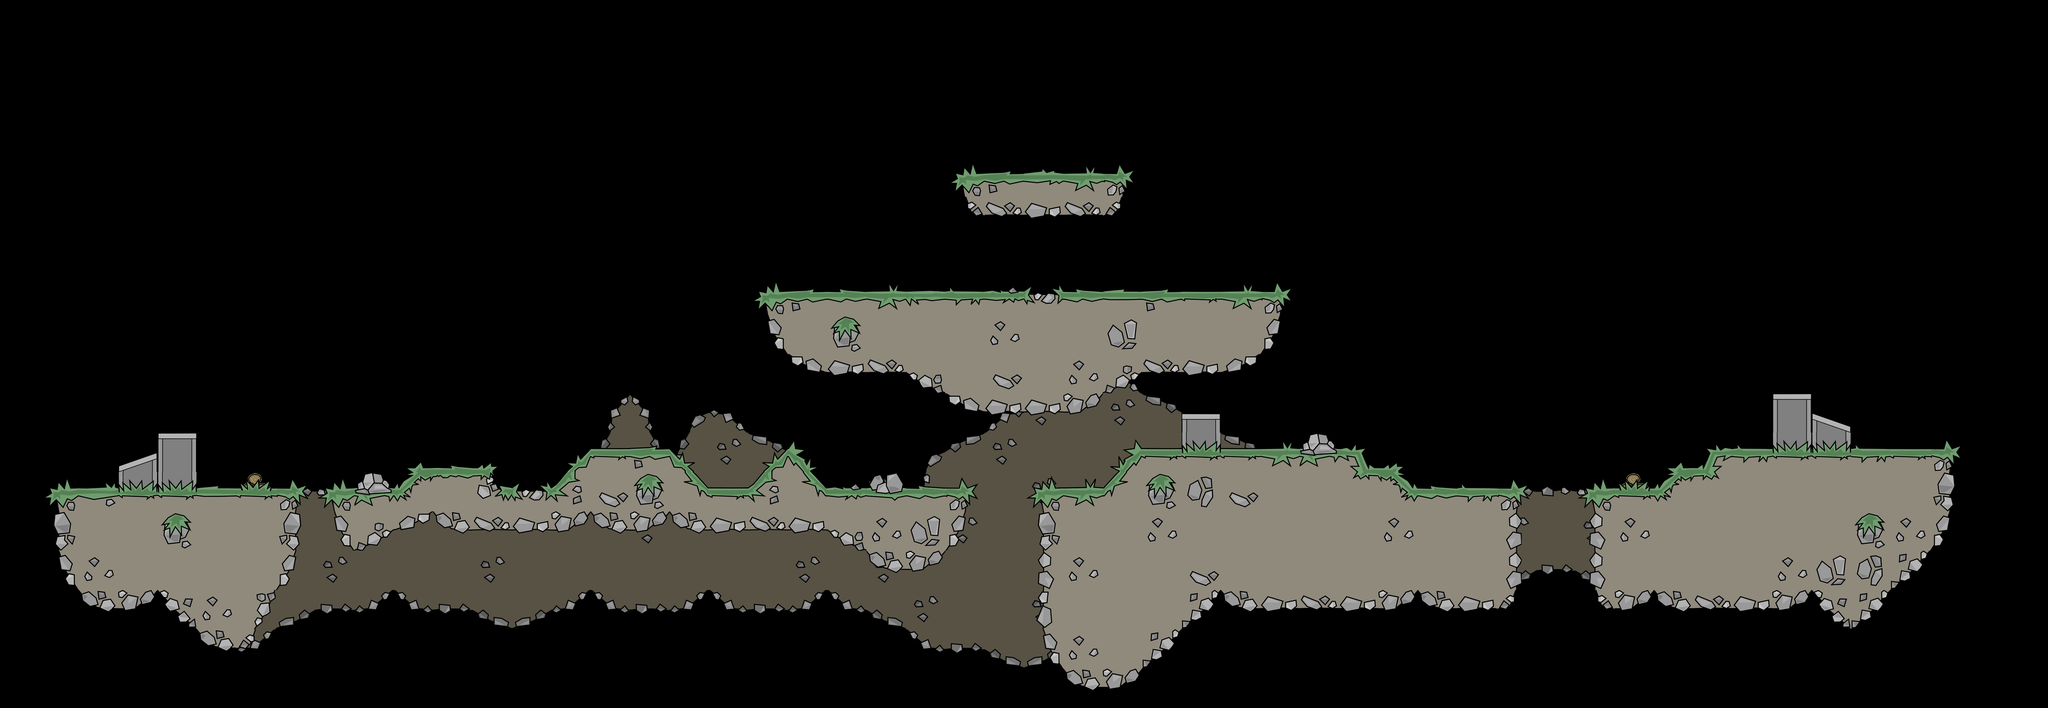

This game map was drawn from its Tiled (.tmx) file and the tilesets committed beside it. A one-line description and the trimmed map source follow:
An orthogonal 52x18 tile map with 128x128 px tiles, 2 tile layers (tilebg, tile) and 39 objects (2x wp_p_34, 2x sp_p_05, 2x wp_p_31, wp_p_00, wp_p_02, ...).

<map version="1.0" tiledversion="1.1.5" orientation="orthogonal" renderorder="right-down" width="52" height="18" tilewidth="128" tileheight="128" infinite="0" nextobjectid="39">
 <tileset firstgid="1" source="t64_new.tsx" />
 <layer name="tilebg" width="52" height="18">
<data>[936 cells, 109 non-empty, 19 distinct tile ids]</data>
 </layer>
 <layer name="tile" width="52" height="18">
  <data>[936 cells, 244 non-empty, 66 distinct tile ids]</data>
 </layer>
 <objectgroup name="objects">
   <object id="1" name="wp_p_00" x="1472" y="434">
    <properties>
     <property name="weapon" value="riot" />
    </properties>
   </object>
   <object id="2" name="wp_p_02" x="1342" y="432">
    <properties>
     <property name="weapon" value="smaw" />
    </properties>
   </object>
   <object id="3" name="wp_p_01" x="2012" y="435">
    <properties>
     <property name="weapon" value="machete" />
    </properties>
   </object>
   <object id="4" name="wp_p_03" x="2060" y="435">
    <properties>
     <property name="weapon" value="mp5" />
    </properties>
   </object>
   <object id="5" name="wp_p_34" x="1843" y="435">
    <properties>
     <property name="weapon" value="tavor" />
    </properties>
   </object>
   <object id="6" name="wp_p_05" x="1382" y="434">
    <properties>
     <property name="weapon" value="ak47" />
    </properties>
   </object>
   <object id="7" name="wp_p_06" x="1967" y="435">
    <properties>
     <property name="weapon" value="m93ba" />
    </properties>
   </object>
   <object id="8" name="wp_p_07" x="1263" y="433">
    <properties>
     <property name="weapon" value="uzi" />
    </properties>
   </object>
   <object id="9" name="wp_p_08" x="1302" y="432">
    <properties>
     <property name="weapon" value="shotgun" />
    </properties>
   </object>
   <object id="10" name="ctf_sp_2" x="287" y="476" />
   <object id="11" name="sp_p_02" x="2787" y="33" />
   <object id="12" name="ctf_sp_1" x="2912" y="427" />
   <object id="13" name="sp_p_05" x="2401" y="726" />
   <object id="14" name="sp_p_05" x="300" y="500" />
   <object id="15" name="wp_p_12" x="1885" y="437">
    <properties>
     <property name="weapon" value="m14" />
    </properties>
   </object>
   <object id="16" name="wp_p_20" x="1928" y="435">
    <properties>
     <property name="weapon" value="m16" />
    </properties>
   </object>
   <object id="17" name="wp_p_21" x="1427" y="434">
    <properties>
     <property name="weapon" value="phasr" />
    </properties>
   </object>
   <object id="18" name="spritefg" x="732" y="700">
    <properties>
     <property name="sprite" value="bushPalm" />
    </properties>
   </object>
   <object id="19" name="spritebg" x="1176" y="700" width="18" height="16">
    <properties>
     <property name="sprite" value="palmTree" />
    </properties>
   </object>
   <object id="20" name="wp_p_30" x="1514" y="436">
    <properties>
     <property name="weapon" value="gasnade" />
    </properties>
   </object>
   <object id="21" name="wp_p_31" x="1764" y="434">
    <properties>
     <property name="weapon" value="proxynade" />
    </properties>
   </object>
   <object id="22" name="wp_p_32" x="1619" y="245">
    <properties>
     <property name="weapon" value="boosttank" />
    </properties>
   </object>
   <object id="23" name="wp_p_33" x="1658" y="244">
    <properties>
     <property name="weapon" value="m1881" />
    </properties>
   </object>
   <object id="24" name="wp_p_34" x="1767" y="243">
    <properties>
     <property name="weapon" value="healthpack" />
    </properties>
   </object>
   <object id="25" name="wp_p_42" x="1578" y="246">
    <properties>
     <property name="weapon" value="proxynade" />
    </properties>
   </object>
   <object id="26" name="wp_p_31" x="1806" y="244">
    <properties>
     <property name="weapon" value="proxynade" />
    </properties>
   </object>
   <object id="27" name="wp_p_43" x="1559" y="434">
    <properties>
     <property name="weapon" value="emp" />
    </properties>
   </object>
   <object id="28" name="wp_p_04" x="1805" y="435">
    <properties>
     <property name="weapon" value="flame" />
    </properties>
   </object>
   <object id="29" name="wp_p_41" x="1726" y="244">
    <properties>
     <property name="weapon" value="empnade" />
    </properties>
   </object>
   <object id="30" name="wp_p_44" x="1642" y="433">
    <properties>
     <property name="weapon" value="xm8" />
    </properties>
   </object>
   <object id="31" name="wp_p_45" x="1600" y="434">
    <properties>
     <property name="weapon" value="rg6" />
    </properties>
   </object>
   <object id="32" name="wp_p_46" x="1724" y="434">
    <properties>
     <property name="weapon" value="minigun" />
    </properties>
   </object>
   <object id="33" name="wp_p_47" x="1684" y="433">
    <properties>
     <property name="weapon" value="tec9" />
    </properties>
   </object>
   <object id="34" name="fp_1" x="2836" y="712">
    <properties>
     <property name="color" value="red" />
    </properties>
   </object>
   <object id="35" name="fp_2" x="366" y="772">
    <properties>
     <property name="color" value="blue" />
    </properties>
   </object>
   <object id="36" name="fp_b_2" x="148" y="794">
    <properties>
     <property name="sprite" value="flagStationOrange" />
     <property name="team" value="2" />
    </properties>
   </object>
   <object id="37" name="fp_b_1" x="3090" y="726">
    <properties>
     <property name="sprite" value="flagStationBlue" />
     <property name="team" value="1" />
    </properties>
   </object>
   <object id="38" name="wp_p_55" x="1694" y="244">
    <properties>
     <property name="weapon" value="aa12" />
    </properties>
   </object>
   <object id="39" name="wp_p_56" x="1694" y="244">
    <properties>
     <property name="weapon" value="sawgun" />
    </properties>
   </object>
  </objectgroup>
 </map>
